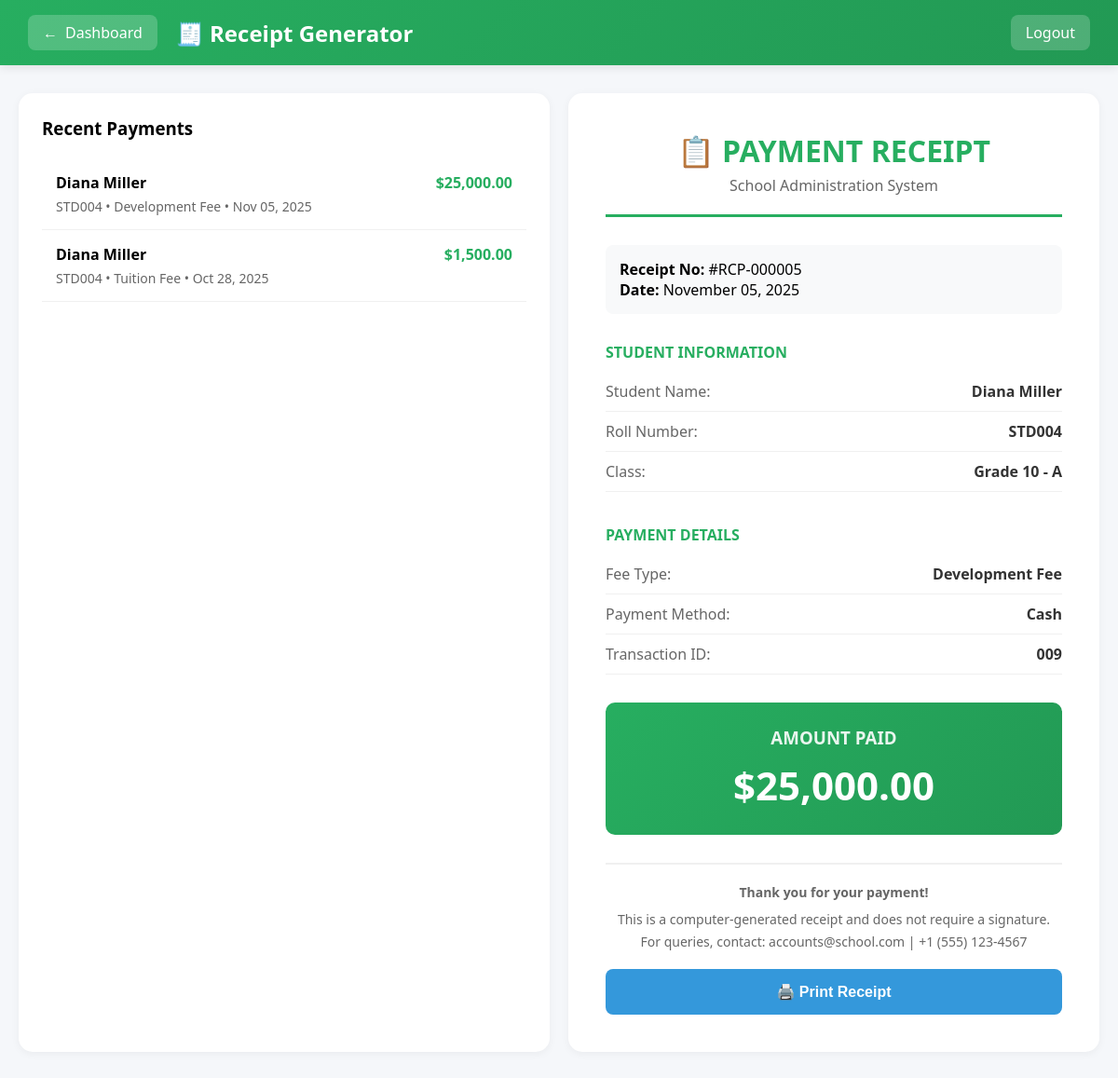
/accountant/receipts.php?id=5 (signed in), run on the app's committed database.
### tables this page shows
CREATE TABLE `fees` (
  `id` int(11) NOT NULL,
  `student_id` int(11) NOT NULL,
  `fee_type` varchar(50) NOT NULL,
  `amount` decimal(10,2) NOT NULL,
  `due_date` date NOT NULL,
  `status` enum('pending','paid','overdue') DEFAULT 'pending',
  `added_by` int(11) NOT NULL,
  `payment_date` date DEFAULT NULL,
  `payment_method` varchar(50) DEFAULT NULL,
  `transaction_id` varchar(100) DEFAULT NULL,
  `remarks` text DEFAULT NULL,
  `created_at` timestamp NOT NULL DEFAULT current_timestamp()
);

CREATE TABLE `students` (
  `id` int(11) NOT NULL,
  `user_id` int(11) DEFAULT NULL,
  `roll_number` varchar(20) NOT NULL,
  `first_name` varchar(50) NOT NULL,
  `last_name` varchar(50) NOT NULL,
  `email` varchar(100) DEFAULT NULL,
  `phone` varchar(15) DEFAULT NULL,
  `date_of_birth` date DEFAULT NULL,
  `address` text DEFAULT NULL,
  `class_id` int(11) DEFAULT NULL,
  `admission_date` date DEFAULT NULL,
  `created_at` timestamp NOT NULL DEFAULT current_timestamp()
);

CREATE TABLE `classes` (
  `id` int(11) NOT NULL,
  `class_name` varchar(50) NOT NULL,
  `section` varchar(10) DEFAULT NULL,
  `teacher_id` int(11) DEFAULT NULL,
  `academic_year` varchar(20) DEFAULT NULL,
  `created_at` timestamp NOT NULL DEFAULT current_timestamp(),
  `department_id` int(11) DEFAULT NULL
);

### accountant/receipts.php (the view, shortened to what this page needs)
<?php
$conn = getDBConnection();
$receipt = null;
if (isset($_GET['id'])) {
    $fee_id = intval($_GET['id']);
    $receipt = $conn->query("SELECT f.*, s.roll_number, s.first_name, s.last_name, s.email, s.phone, s.address,
                            c.class_name, c.section
                            FROM fees f
                            JOIN students s ON f.student_id = s.id
                            LEFT JOIN classes c ON s.class_id = c.id
                            WHERE f.id = $fee_id AND f.status = 'paid'")->fetch_assoc();
}
$recent_receipts = $conn->query("SELECT f.id, f.payment_date, f.amount, f.fee_type, f.transaction_id,
                                 s.roll_number, s.first_name, s.last_name
                                 FROM fees f
                                 JOIN students s ON f.student_id = s.id
                                 WHERE f.status = 'paid'
                                 ORDER BY f.payment_date DESC
                                 LIMIT 20");
?>
<!DOCTYPE html>
<html>
<head>
</head>
<body>
    <nav class="top-nav">
        <div class="top-nav-content">
            <div class="nav-left">
                <a href="dashboard.php" class="back-btn"><span>←</span> Dashboard</a>
                <h1>🧾 Receipt Generator</h1>
            </div>
            <a href="../logout.php" class="btn-logout">Logout</a>
        </div>
    </nav>
    <div class="container">
        <div class="content-grid">
            <div class="receipt-list">
                <h3 style="margin-bottom: 20px;">Recent Payments</h3>
                <?php while ($item = $recent_receipts->fetch_assoc()): ?>
                <div class="receipt-item" onclick="window.location.href='receipts.php?id=<?php echo $item['id']; ?>'">
                    <div style="display: flex; justify-content: space-between; margin-bottom: 5px;">
                        <strong><?php echo $item['first_name'] . ' ' . $item['last_name']; ?></strong>
                        <strong style="color: #27ae60;">$<?php echo number_format($item['amount'], 2); ?></strong>
                    </div>
                    <div style="font-size: 14px; color: #666;">
                        <?php echo $item['roll_number']; ?> • <?php echo $item['fee_type']; ?> •
                        <?php echo date('M d, Y', strtotime($item['payment_date'])); ?>
                    </div>
                </div>
                <?php endwhile; ?>
            </div>
            <div class="receipt-preview">
                <?php if ($receipt): ?>
                    <div class="receipt-header">
                        <h1>📋 PAYMENT RECEIPT</h1>
                        <p>School Administration System</p>
                    </div>
                    <div class="receipt-number">
                        <strong>Receipt No:</strong> #RCP-<?php echo str_pad($receipt['id'], 6, '0', STR_PAD_LEFT); ?><br>
                        <strong>Date:</strong> <?php echo date('F d, Y', strtotime($receipt['payment_date'])); ?>
                    </div>
                    <div class="info-grid">
                        <div style="margin-bottom: 20px;">
                            <h4 style="color: #27ae60; margin-bottom: 10px;">STUDENT INFORMATION</h4>
                            <div class="info-row">
                                <span class="info-label">Student Name:</span>
                                <span class="info-value"><?php echo $receipt['first_name'] . ' ' . $receipt['last_name']; ?></span>
                            </div>
                            <div class="info-row">
                                <span class="info-label">Roll Number:</span>
                                <span class="info-value"><?php echo $receipt['roll_number']; ?></span>
                            </div>
                            <div class="info-row">
                                <span class="info-label">Class:</span>
                                <span class="info-value"><?php echo $receipt['class_name'] . ' - ' . $receipt['section']; ?></span>
                            </div>
                        </div>
                        <div>
                            <h4 style="color: #27ae60; margin-bottom: 10px;">PAYMENT DETAILS</h4>
                            <div class="info-row">
                                <span class="info-label">Fee Type:</span>
                                <span class="info-value"><?php echo $receipt['fee_type']; ?></span>
                            </div>
                            <div class="info-row">
                                <span class="info-label">Payment Method:</span>
                                <span class="info-value"><?php echo $receipt['payment_method']; ?></span>
                            </div>
                            <div class="info-row">
                                <span class="info-label">Transaction ID:</span>
                                <span class="info-value"><?php echo $receipt['transaction_id'] ?: '-'; ?></span>
                            </div>
                        </div>
                    </div>
                    <div class="amount-section">
                        <h3>AMOUNT PAID</h3>
                        <div class="amount-value">$<?php echo number_format($receipt['amount'], 2); ?></div>
                    </div>
                    <div class="receipt-footer">
                        <p><strong>Thank you for your payment!</strong></p>
                        <p style="margin-top: 10px;">This is a computer-generated receipt and does not require a signature.</p>
                        <p style="margin-top: 5px;">For queries, contact: accounts@school.com | +1 (555) 123-4567</p>
                    </div>
                    <button class="btn-print" onclick="window.print()">🖨️ Print Receipt</button>
                <?php endif; ?>
            </div>
        </div>
    </div>
</body>
</html>

### accountant/receipts.php (style rules this page uses)
* { margin: 0; padding: 0; box-sizing: border-box; }
body { font-family: 'Segoe UI', Tahoma, Geneva, Verdana, sans-serif; background: #f5f7fa; }
.top-nav { background: linear-gradient(135deg, #27ae60 0%, #229954 100%); color: white; padding: 0 30px; box-shadow: 0 2px 10px rgba(0,0,0,0.1); }
.top-nav-content { display: flex; justify-content: space-between; align-items: center; height: 70px; }
.nav-left { display: flex; align-items: center; gap: 20px; }
.back-btn, .btn-logout { background: rgba(255,255,255,0.2); color: white; padding: 8px 16px; border-radius: 8px; text-decoration: none; display: flex; align-items: center; gap: 8px; }
.container { max-width: 1200px; margin: 30px auto; padding: 0 20px; }
.content-grid { display: grid; grid-template-columns: 1fr 1fr; gap: 20px; }
.receipt-list { background: white; padding: 25px; border-radius: 15px; box-shadow: 0 2px 10px rgba(0,0,0,0.05); }
.receipt-item { padding: 15px; border-bottom: 1px solid #f0f0f0; cursor: pointer; transition: background 0.3s; }
.receipt-preview { background: white; padding: 40px; border-radius: 15px; box-shadow: 0 2px 10px rgba(0,0,0,0.05); position: sticky; top: 20px; }
.receipt-header { text-align: center; margin-bottom: 30px; padding-bottom: 20px; border-bottom: 3px solid #27ae60; }
.receipt-header h1 { color: #27ae60; font-size: 32px; margin-bottom: 5px; }
.receipt-header p { color: #666; }
.receipt-number { background: #f8f9fa; padding: 15px; border-radius: 8px; margin-bottom: 30px; }
.info-grid { display: grid; gap: 15px; margin-bottom: 30px; }
.info-row { display: flex; justify-content: space-between; padding: 10px 0; border-bottom: 1px solid #f0f0f0; }
.info-label { color: #666; font-weight: 500; }
.info-value { color: #333; font-weight: 600; }
.amount-section { background: linear-gradient(135deg, #27ae60 0%, #229954 100%); color: white; padding: 25px; border-radius: 10px; text-align: center; margin: 30px 0; }
.amount-section h3 { margin-bottom: 10px; opacity: 0.9; }
.amount-value { font-size: 42px; font-weight: bold; }
.receipt-footer { text-align: center; margin-top: 30px; padding-top: 20px; border-top: 2px solid #f0f0f0; color: #666; font-size: 14px; }
.btn-print { width: 100%; padding: 15px; background: #3498db; color: white; border: none; border-radius: 8px; cursor: pointer; font-weight: 600; font-size: 16px; margin-top: 20px; }

### data on the page
fees: student.first_name "Diana", student.last_name "Miller", amount "25,000.00", student.roll_number "STD004", fee_type "Development Fee", payment_date "Nov 05, 2025", id "000005", payment_date "November 05, 2025", classes.class_name "Grade 10", classes.section "A", payment_method "Cash", transaction "009"
fees: student.first_name "Diana", student.last_name "Miller", amount "1,500.00", student.roll_number "STD004", fee_type "Tuition Fee", payment_date "Oct 28, 2025"
